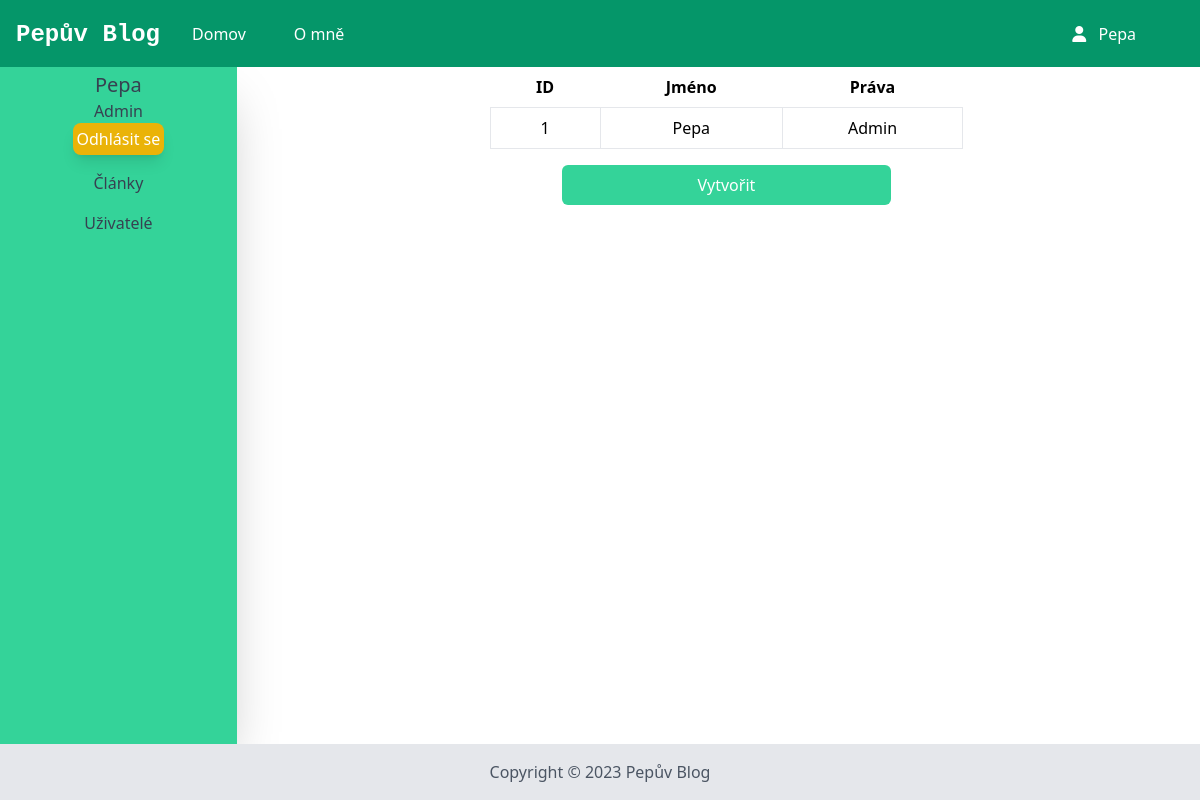
The app's page /admin/users (signed in) with its own data.
### app.py (models this page shows, shortened)
class User(db.Model):
    id = db.Column(db.Integer, primary_key=True)
    login = db.Column(db.String, nullable=False)
    password = db.Column(db.String, nullable=False)
    admin = db.Column(db.Boolean, default=0)
    articles = db.relationship('Article', backref='author', lazy=True)
    is_active = db.Column(db.Boolean, default=True)
    is_authenticated = db.Column(db.Boolean)
    def is_authenticated(self):
        return self.is_authenticated
    def is_active(self):
        return self.is_active

### app.py (the view)
@app.route("/admin/users")
@login_required
def admin_users():
    users = User.query.all()
    return render_template("admin_users.html", users=users)

### app.py (called while the page is built)
@login_manager.user_loader
def load_user(user_id):
    return User.query.get(int(user_id))

### templates/admin_users.html (shortened to what this page needs)
{% extends 'admin_base.html' %}
{% block admin_body %}
<table class="table-auto w-1/2 m-auto">
  <thead>
    <th class="px-4 py-2 text-center">ID</th>
    <th class="px-4 py-2 text-center">Jméno</th>
    <th class="px-4 py-2 text-center">Práva</th>
  </thead>
  <tbody>
    {% for user in users %}
    <tr class="text-center">
      <td class="border px-4 py-2">{{user.id}}</td>
      <td class="border px-4 py-2">{{user.login}}</td>
      {% if user.admin %}
      <td class="border px-4 py-2">Admin</td>
      {% else %}
      <td class="border px-4 py-2">Uživatel</td>
      {% endif %}
    </tr>
    {% endfor %}
  </tbody>
</table>
<div class="w-full flex justify-center p-4 px-36">
  <button id="create_user"
    class="bg-emerald-400 w-1/2 text-white rounded-md p-2 text-center hover:bg-emerald-600">Vytvořit</button>
</div>
{% endblock %}

### templates/admin_base.html (shortened to what this page needs)
{%extends 'base.html'%}
{% block body %}
<aside class="bg-emerald-400 h-auto w-auto shadow-2xl p-1 font-medium text-gray-700">
    <label class="text-xl">{{ current_user.login }}</label>
    {% if current_user.admin==True %}
    <label class="">Admin</label>
    {% else %}
    <label>Uživatel</label>
    {% endif %}
    <button class="text-white bg-yellow-500 hover:bg-yellow-400 p-1 shadow-lg rounded-lg" id="logout">
        Odhlásit se
    </button>
    <a class="hover:text-gray-900 mt-4" href="{{ url_for('admin_articles') }}">Články</a>
    <a class="hover:text-gray-900 mt-4" href="{{ url_for('admin_users') }}">Uživatelé</a>
</aside>
<div class="administration w-full"> {% block admin_body %} {% endblock %}</div>
{% endblock %}

### templates/base.html (shortened to what this page needs)
<!DOCTYPE html>
<html lang="cs">
<head>
  <link rel="stylesheet" href="{{ url_for('static',filename='css/output.css') }}" />
  <link rel="stylesheet" href="https://cdnjs.cloudflare.com/ajax/libs/font-awesome/6.2.1/css/all.min.css"
 />
</head>
<body>
  <header class="bg-emerald-600 text-white p-4 flex items-center justify-between fixed w-full">
    <h1 class="text-2xl font-bold"><a class="font-mono" href="{{ url_for('index') }}">Pepův Blog</a></h1>
    <nav class="flex flex-1 items-center">
      <ul class="flex ml-8 flex-1 gap-8">
        <li class="mr-4 hover:text-gray-300"><a href="{{ url_for('index') }}">Domov</a></li>
        <li class="mr-4 hover:text-gray-300"><a href="{{ url_for('about') }}">O mně</a></li>
        <li class="mr-4 hover:text-gray-300 absolute right-12">
          <a href="{{ url_for('admin_login') }}">
          <i class="fa-solid fa-user mr-2"></i>
          {% if current_user.login %}
          {{current_user.login}}
          {% else %}
          Přihlásit se
          {% endif %}
        </a>
      </li>
      </ul>
    </nav>
  </header>
  <main class="py-6 px-6">
    {% block body %} {% endblock %}
  </main>
  <footer class="bg-gray-200 p-4">
    <p class="text-center text-gray-600">Copyright © 2023 Pepův Blog</p>
  </footer>
</body>
</html>

### templates/admin_base.html (style rules this page uses)
main { display: grid; grid-template-columns: 2fr 8fr; gap:16px; padding-bottom: 0 !important; padding-left: 0 !important; padding-right: 0 !important; margin: 0 !important; }
aside { display: flex; flex-direction: column; justify-content: start; align-items: center; }

### records on screen
User: login "Pepa", id "1", admin "Admin"
